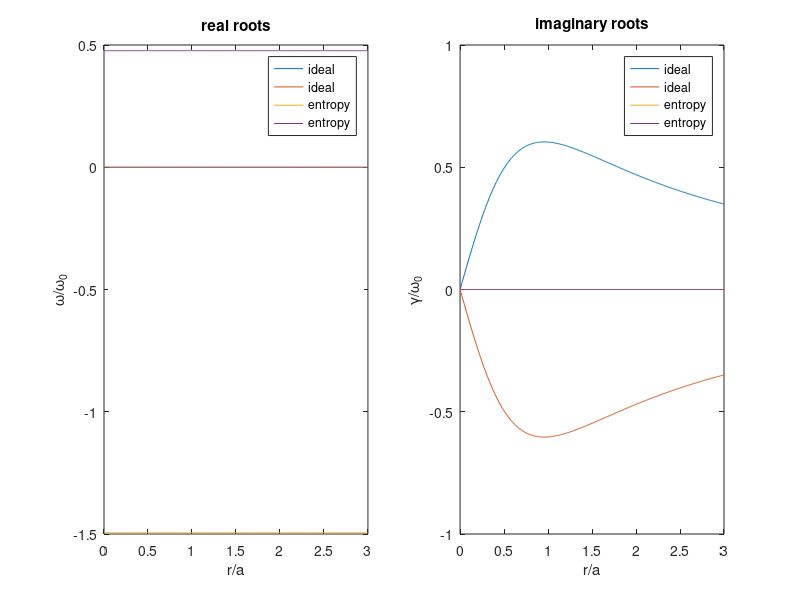
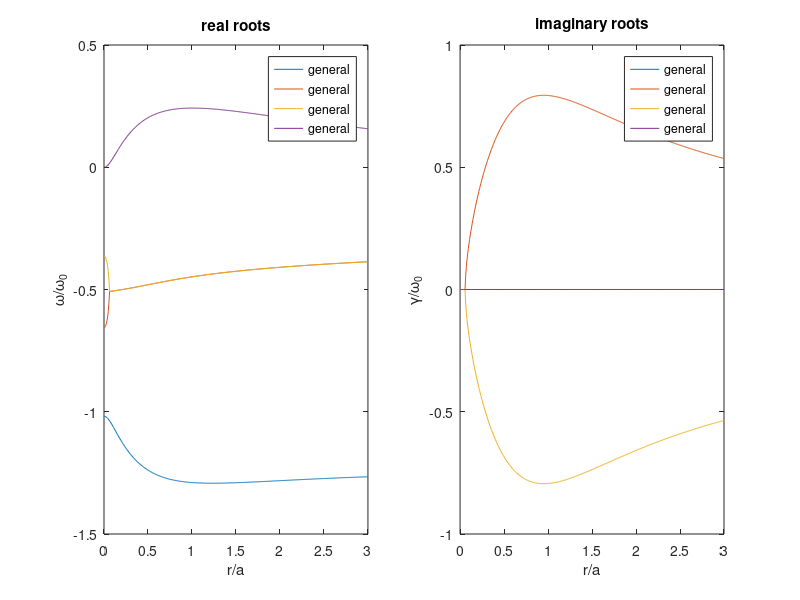
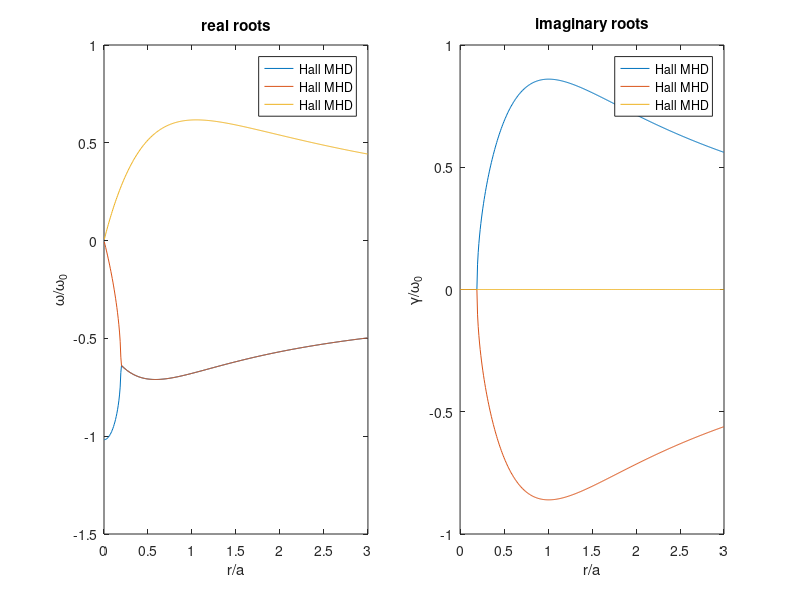
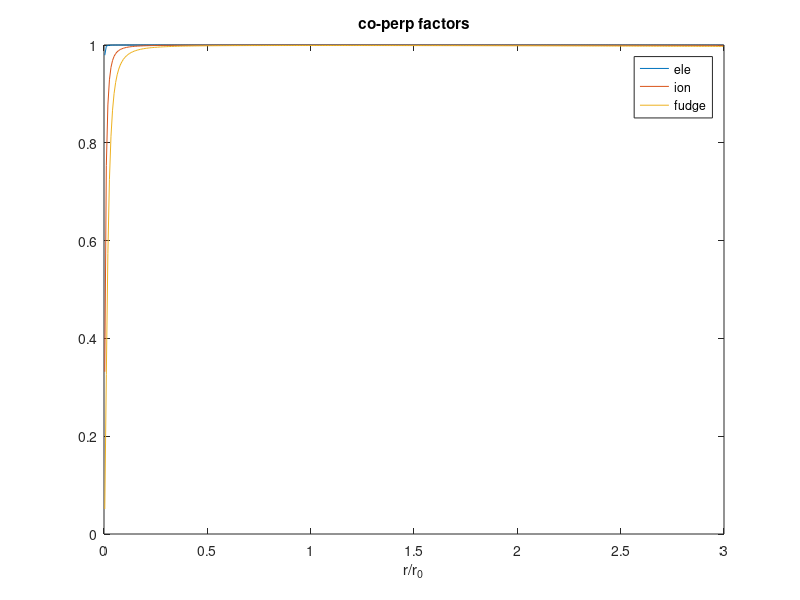

Write MATLAB code to recreate these figures, in order.
%%%%%%%%%%%%%%%%%%%%
%%%
%%%    d(P+B^2/2)/dr + B^2/r  = 0
%%%    or 
%%%    d(rP)/r - P/r + d(rB)/dr/r*B = 0;
%%%
%%%    d(r*(P+B^2/2))/dr - (P-B^2/2) = 0
%%%
%%%    calculate stability region from Kadomtsev 1960 Eqs 29 and 31
%%%    for Bennett equilibrium profiles of zpinch
%%%
%%%    P = a^4/(a^2+r^2)^2
%%%    B = sqrt(2)*a*r/(a^2+r^2)
%%%
%%%    gamma = 5/3, beta = 2*P/B^2
%%%
%%%    ideal sausage: w^2 ~ dlnP/dlnr + 4*gamma/(2+gamma*beta)
%%%
%%%    drift-ideal entropy (if sausage satisifed)
%%%    dlnT/dlnr + 1 + (7/10 + beta/4)*dlnP/dlnr > 0:
%%%    Note that 7/10 = (2*gamma-1)/(2*gamma), gamma = 5/3
%%%
%%%
%%%    r is normalized by some r0, 
%%%    U is normalized by sqrt(P0/(MiN0)) = sqrt(2*T0/Mi) = Cs0
%%%    omega is normalized by omega0=Cs0/r0
%%%
%%%%%%%%%%%%%%%%%%%%
clear all;


%%%   specify input parameters
%
gamma = 5/3; %2.1; %5/3; %2.1;  % adiabatic coefficient
ka = 30;      % normalized wavenumber
Li = 1.5e-6;  % omega0/Omegai0 = ion inertial length / r0
Li = 0.012;  % omega0/Omegai0 = ion inertial length / r0

nuT = 0; %200;    % normalized thermalization rate


%%%   set radial grid
%
nr = 400;
R  = 3;
a  = 1;
dr = R/nr;


%%%   calculate Bennett profiles, qP, and plasma beta
%
rcc = dr/2:dr:R-dr/2;
x = rcc/a;
P = 1./(1+x.^2).^2;
B = sqrt(2)*x./(1+x.^2);
P(end) = P(end-1);
B(end) = B(end-1)*rcc(end-1)/rcc(end);
qP = -4*x.^2./(1+x.^2); % dlnP/dlnr
qT = 0*x;               % dlnT/dlnr
beta = 1./x.^2;         % plasma beta, 2*P/B^2;


%%%%%%%%%%%%%%%%%%%%%%%%%%%%%%%%%%%%%%%%%%%%%%%%%%%%%%%%%%%%%%%%%%%%%%%%%%%
%%%
%%%
%%%          compute modes in limit where k*rhos = kR*Li << 1
%%%          Kadomtsev 1960 Eqs 29 and 30
%%%
%%%
%%%%%%%%%%%%%%%%%%%%%%%%%%%%%%%%%%%%%%%%%%%%%%%%%%%%%%%%%%%%%%%%%%%%%%%%%%%

%%%   compute growth rate from ideal MHD (neglect magnetosonic waves)
%
omega2 = 2.0./rcc.^2.*(qP + 4*gamma./(2 + gamma*beta));
omega = sqrt(omega2);


%%%   compute growth rate from entropy mode (Kadomtsev)
%
nuTstar = 2*nuT*rcc.*B/(ka*Li);
a0 = (2*rcc.*B/(ka*Li)).^2;
b0 = -2*rcc.*B/(ka*Li).*(2*qP - 1i*nuTstar);
RHS = gamma^2*(4 + beta.*qP).^2./(4*gamma + qP.*(2 + gamma*beta)).* ...
      (1 + ((2*gamma-1)./(2*gamma)+beta/4).*qP - qT);
c0 = qP.*(qP -1i*nuTstar) - RHS;

omega_entropy = zeros(length(rcc),2);
for i=1:length(rcc)
    thisp = [a0(i) b0(i) c0(i)];
    omega_entropy(i,:) = roots(thisp);
end
real_entropy = qP./rcc./B/2*ka*Li;
gamma_entropy = sqrt(-RHS)./rcc./B/2*ka*Li;
%omega2_entropy = 1+((2*gamma-1)/(2*gamma)+beta/4).*qP;
%figure(4); hold on; plot(x,omega2_entropy); box on;


%%%   plot equilibrium profiles
%
close(figure(11));
f11=figure(11); set(f11,'position',[1400 900 560 420]);
plot(rcc,P,rcc,B,rcc,beta); axis([0 3 0 1]);
xlabel('r/r_0'); title('normalized equilibrium profiles');
legend('pressure','magnetic field','plasma \beta=2P/B^2');
axis('square'); grid on;


%%%   plot growth rate for ideal modes
%
f2=figure(2); set(f2,'position',[1400 400 1100 420]);
subplot(1,2,1);
hold on; plot(rcc,real(omega),'displayName','ideal'); box on; 
hold on; plot(rcc,real(-omega),'displayName','ideal'); box on; 
title('real roots'); xlabel('r/a'); ylabel('\omega/\omega_0');
%lg21 = legend('show'); set(lg21,'location','best');
%
subplot(1,2,2);
hold on; plot(rcc,imag(omega),'displayName','ideal'); box on; 
hold on; plot(rcc,imag(-omega),'displayName','ideal'); box on; 
title('imaginary roots'); xlabel('r/a'); ylabel('\gamma/\omega_0');
%lg22 = legend('show'); set(lg22,'location','best');


%%%   plot growth rate for entropy modes
%
%f3=figure(3); set(f3,'position',[1400 100 1100 420]);
%
subplot(1,2,1);
%hold on; plot(rcc,real_entropy,'displayName','entropy'); box on; 
hold on; plot(rcc,real(omega_entropy(:,1)),'displayName','entropy'); box on; 
hold on; plot(rcc,real(omega_entropy(:,2)),'displayName','entropy'); box on; 
title('real roots'); xlabel('r/a'); ylabel('\omega/\omega_0');
lg21 = legend('show'); set(lg21,'location','best');
%
subplot(1,2,2);
%hold on; plot(rcc,gamma_entropy,'displayName','entropy'); box on; 
hold on; plot(rcc,imag(omega_entropy(:,1)),'displayName','entropy'); box on; 
hold on; plot(rcc,imag(omega_entropy(:,2)),'displayName','entropy'); box on; 
title('imaginary roots'); xlabel('r/a'); ylabel('\gamma/\omega_0');
lg22 = legend('show'); set(lg22,'location','best');



%%%%%%%%%%%%%%%%%%%%%%%%%%%%%%%%%%%%%%%%%%%%%%%%%%%%%%%%%%%%%%%%%%%%%%%%%%%
%%%
%%%
%%%          compute modes from full dispersion (sans thermalization)
%%%          Kadomtsev 1960 Eqs 26-28
%%%
%%%
%%%%%%%%%%%%%%%%%%%%%%%%%%%%%%%%%%%%%%%%%%%%%%%%%%%%%%%%%%%%%%%%%%%%%%%%%%%

krhoi = ka*Li./B/sqrt(2);
krhos = krhoi*sqrt(2);

c4 = (gamma-1)/gamma-(1+beta/2);
c3 = 2*qP.*(1+beta/2-(gamma-1)/gamma) - 4;
c2 = (gamma-1)/gamma*qP.*(qP-gamma*(2+beta/2.*qP)-4./krhoi.^2) ... 
   + 4./krhoi.^2.*(2+(1+beta/2).*qP) + 8*qP ...
   - (1+beta/2).*(qP.^2-gamma*(2+beta/2.*qP).*(2+((gamma-1)/gamma+beta/2).*qP));
c1 = (gamma-1)/gamma*8*qP.^2./(krhoi).^2 - 8*qP.*(2+(1+beta/2).*qP)./krhoi.^2 ...
   - 4*qP.^2 + 4*gamma*(2+beta/2.*qP).*(2+((gamma-1)/gamma+beta/2).*qP);
c0 = -4*qP.^2./krhoi.^2.*(gamma-1)/gamma.*(qP-gamma*(2+beta/2.*qP)) ...
   + 4./krhoi.^2.*(2+(1+beta/2).*qP).*(qP.^2-gamma*(2+beta/2.*qP).*(2+((gamma-1)/gamma+beta/2).*qP));

% c4 = c4.*(2*rcc.*B/(kR*Li)).^4;
% c3 = c3.*(2*rcc.*B/(kR*Li)).^3;
% c2 = c2.*(2*rcc.*B/(kR*Li)).^2;
% c1 = c1.*(2*rcc.*B/(kR*Li)).^1;


omega_total = zeros(length(rcc),4);
for i=1:length(rcc)
    thisp = [c4(i) c3(i) c2(i) c1(i) c0(i)];
    omega_total(i,:) = roots(thisp);
    omega_total(i,:) = omega_total(i,:)*ka*Li/(2*rcc(i)*B(i));
end



%%%   plot growth from general 4th order solution
%
f3=figure(3); set(f3,'position',[1400 400 1100 420]);
%
subplot(1,2,1);
hold on; plot(rcc,real(omega_total),'displayName','general'); box on; 
title('real roots'); xlabel('r/a'); ylabel('\omega/\omega_0');
lg31 = legend('show'); set(lg21,'location','best');
%
subplot(1,2,2);
hold on; plot(rcc,imag(omega_total),'displayName','general'); box on; 
title('imaginary roots'); xlabel('r/a'); ylabel('\gamma/\omega_0');
lg32 = legend('show'); set(lg22,'location','best');




%%%%%%%%%%%%%%%%%%%%%%%%%%%%%%%%%%%%%%%%%%%%%%%%%%%%%%%%%%%%%%%%%%%%%%%%%%%
%%%
%%%
%%%          compute modes from MHD with full Ohms law, but
%%%          only standard entropy density equation
%%%
%%%
%%%%%%%%%%%%%%%%%%%%%%%%%%%%%%%%%%%%%%%%%%%%%%%%%%%%%%%%%%%%%%%%%%%%%%%%%%%


c3 = (gamma-1)/gamma - (1+beta/2);
c2 = -(gamma-1)/gamma*qP - 4 + qT;
c1 = 4./krhoi.^2.*(2 + (1+beta/2).*qP - (gamma-1)/gamma*qP);
c0 = 4*qP./krhoi.^2.*((gamma-1)/gamma*qP - qT);



omega_FullOhms = zeros(length(rcc),3);
for i=1:length(rcc)
    thisp = [c3(i) c2(i) c1(i) c0(i)];
    omega_FullOhms(i,:) = roots(thisp);
    omega_FullOhms(i,:) = omega_FullOhms(i,:)*ka*Li/(2*rcc(i)*B(i));
end


%%%   plot growth from Full Ohms law
%
f4=figure(4); set(f4,'position',[1400 400 1100 420]);
%
subplot(1,2,1);
hold on; plot(rcc,real(omega_FullOhms),'displayName','Hall MHD'); box on; 
title('real roots'); xlabel('r/a'); ylabel('\omega/\omega_0');
lg31 = legend('show'); set(lg21,'location','best');
%
subplot(1,2,2);
hold on; plot(rcc,imag(omega_FullOhms),'displayName','Hall MHD'); box on; 
title('imaginary roots'); xlabel('r/a'); ylabel('\gamma/\omega_0');
lg32 = legend('show'); set(lg22,'location','best');
 


%%%%%%%%%%%%%%%%%%%%%
%%%
%%%   plot Spitzer factors for diamagnetic heat flux
%%%
%%%



%%%   characteristic values
%
aMn = 1.0;      % fuze deuterium
r0 = 0.091e-2;   % fuze a=0.09 cm,
N0 = 4.25e24;    % fuze n0 = 4e18/cc
T0 = 1270;      % fuze [eV]


%%%   physical constants and mass calculation
%
qe  = 1.602176487e-19; % electron charge [C]
amu = 1.6605402e-27;   % atomic mass unit [kg]
me  = 9.1094e-31;      % electron mass [kg]
Mi  = aMn*amu;         % ion mass [kg]
mu0 = 4*pi*1e-7;       % permeability of free space [H/m]
%
P0 = 2.0*N0*T0*qe;            % pressure [J/m^3]
B0 = sqrt(mu0*P0);            % magnetic field [T]


%%%   calculate collision time (Braginskii pg 215 (1965))
%
Clog = 24-log(sqrt(N0*1e-6)/T0);
Clogii = 23-log(sqrt(2*N0*1e-6)/T0^1.5);
tau_e = 3.5e4*T0^1.5/(Clog/10)/(N0*1e-6); % electron collison time [s]
tau_i = 3.0e6*T0^1.5/(Clogii/10)/(N0*1e-6)*sqrt(aMn/2); % ion collison time [s]


wci = qe*B0/Mi; % ion cyclotron frequency [Hz]
wce = qe*B0/me; % electron cyclotron frequency [Hz]


%%%   calculate wctau factors for co-perp heat fluxes
%
Xele = wce*tau_e*B;
Xion = wci*tau_i*B;

Dele = Xele.^4 + 14.79*Xele.^2 + 3.7703;
Dion = Xion.^4 +  2.70*Xion.^2 + 0.6770;

coPerpFactor_ele = Xele.^2.*(5/2*Xele.^2 + 21.67)./Dele;
coPerpFactor_ion = Xion.^2.*(5/2*Xion.^2 +  4.65)./Dion;
coPerpFactor_fudge = (85*B).^2./((85*B).^2+3.7703); % simulation fudge

f11=figure(11); 
plot(rcc,coPerpFactor_ele/(5/2),'displayName','ele');
hold on; plot(rcc,coPerpFactor_ion/(5/2),'displayName','ion');
hold on; plot(rcc,coPerpFactor_fudge,'displayName','fudge');
xlabel('r/r_0'); title('co-perp factors');
lg11=legend('show');
% 






